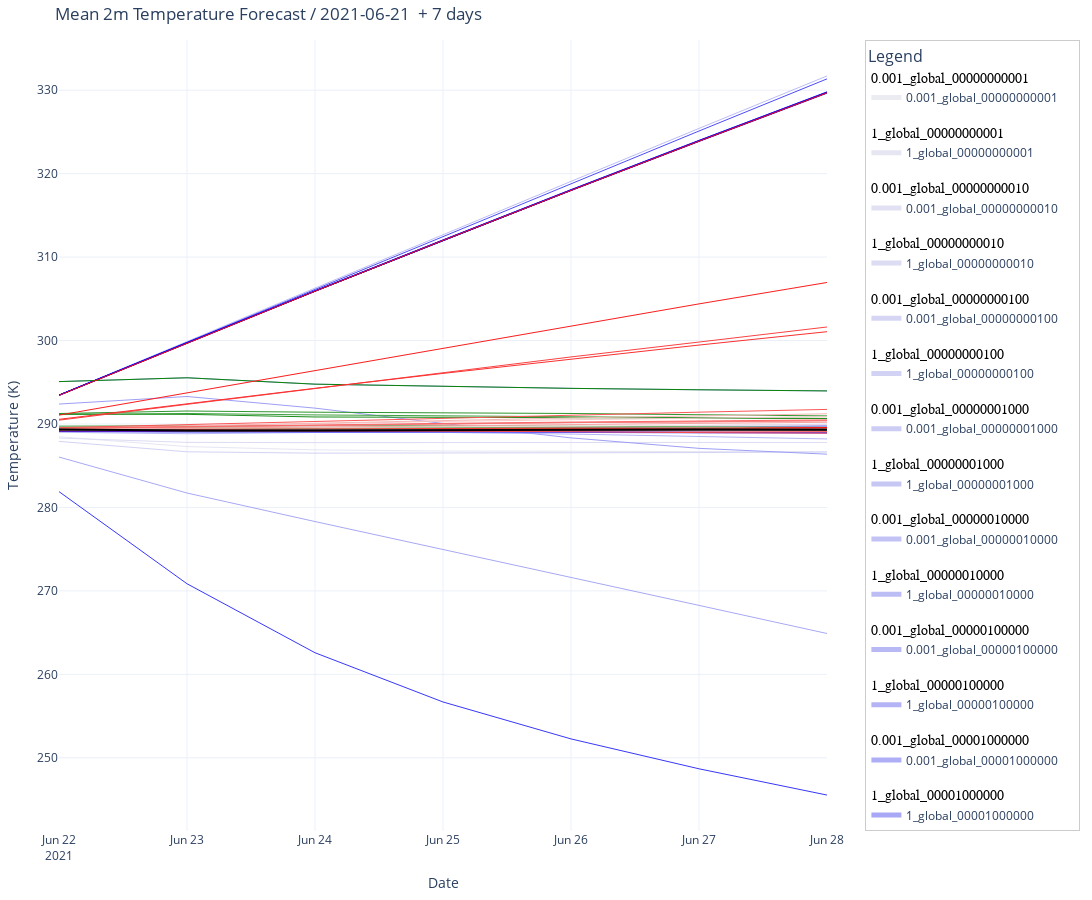

The notebook cell saved with this chart:
### Markdown cell above
# Claude

### Code cell
# Plot perturbation datasets with enhanced legend grouping
perturb_lines = []
partition_groups = {}

for label, color, dataset in perturb_datasets:
    partition_name = label.split()[0]
    if partition_name not in partition_groups:
        partition_groups[partition_name] = []
    
    # Convert color to RGB if it's a tuple
    if isinstance(color, tuple):
        color = f'rgb({int(color[0] * 255)}, {int(color[1] * 255)}, {int(color[2] * 255)})'
    
    # Create trace
    trace = go.Scatter(
        x=dataset['date'],
        y=dataset[target_var],
        mode='lines',
        line=dict(color=color, width=1),
        name=label.split(' ')[0],
        legendgroup=partition_name,
        legendgrouptitle=dict(
            text=partition_name,
            font=dict(size=14, color='black', family='Arial Bold')
        ) if len(partition_groups[partition_name]) == 0 else None,
        showlegend=True
    )
    partition_groups[partition_name].append(trace)
    perturb_lines.append(trace)

# Add ensemble lines
ensemble_legend_shown = False  # Flag to control legend display
for ensemble in df['ensemble'].unique():
    subset = df[df['ensemble'] == ensemble]
    trace = go.Scatter(
        x=subset['date'],
        y=subset[target_var],
        mode='lines',
        line=dict(color='grey', width=0.5),
        opacity=0.5,
        name='Ensemble Members' if not ensemble_legend_shown else None,
        showlegend=not ensemble_legend_shown,
        legendgroup='Ensemble Members',
        legendgrouptitle=dict(
            text='Ensemble Members',
            font=dict(size=14, color='black', family='Arial Bold')
        ) if not ensemble_legend_shown else None,
    )
    perturb_lines.append(trace)
    ensemble_legend_shown = True  # Only show legend once

# Add ensemble mean line
mean_temp = df.groupby('date')[target_var].mean().reset_index()
ensemble_mean_line = go.Scatter(
    x=mean_temp['date'],
    y=mean_temp[target_var],
    mode='lines',
    line=dict(color='black', width=2),
    name='Ensemble Mean',
    legendgroup='Ensemble Mean',
    legendgrouptitle=dict(
        text='Ensemble Mean',
        font=dict(size=14, color='black', family='Arial Bold')
    ),
    showlegend=True
)
perturb_lines.append(ensemble_mean_line)

# Calculate y-axis range
y_values = []
for _, _, dataset in perturb_datasets:
    y_values.extend(dataset[target_var].values)
y_values.extend(df[target_var].values)  # Include ensemble data
y_min = np.min(y_values)
y_max = np.max(y_values)
y_range = y_max - y_min
y_padding = y_range * 0.05

# Create the layout
layout = go.Layout(
    title=title,
    xaxis=dict(
        title='Date', 
        range=[pd.Timestamp('2021-06-22'), pd.Timestamp('2021-06-28')]
    ),
    yaxis=dict(
        title=unit,
        range=[y_min - y_padding, y_max + y_padding],
        tickformat='.0f'
    ),
    margin=dict(l=40, r=40, t=40, b=40),
    height=900,
    width=1600,
    template='plotly_white',
    legend=dict(
        title=dict(
            text='Legend',
            font=dict(size=16)
        ),
        orientation='v',
        x=1.05,
        y=1,
        itemsizing='constant',
        groupclick='toggleitem',
        itemclick='toggle',
        itemdoubleclick='toggleothers',
        tracegroupgap=15,
        font=dict(size=12),
        grouptitlefont=dict(size=14, color='black', family='Arial Bold'),
        borderwidth=1,
        bordercolor='rgba(0,0,0,0.2)',
        bgcolor='rgba(255,255,255,0.95)',
        traceorder='grouped'
    )
)

# Create the figure
fig = go.Figure(data=perturb_lines, layout=layout)

# Save and display the figure
fig.write_html(f"interactive_{target_var}_forecast.html")
pio.show(fig)
